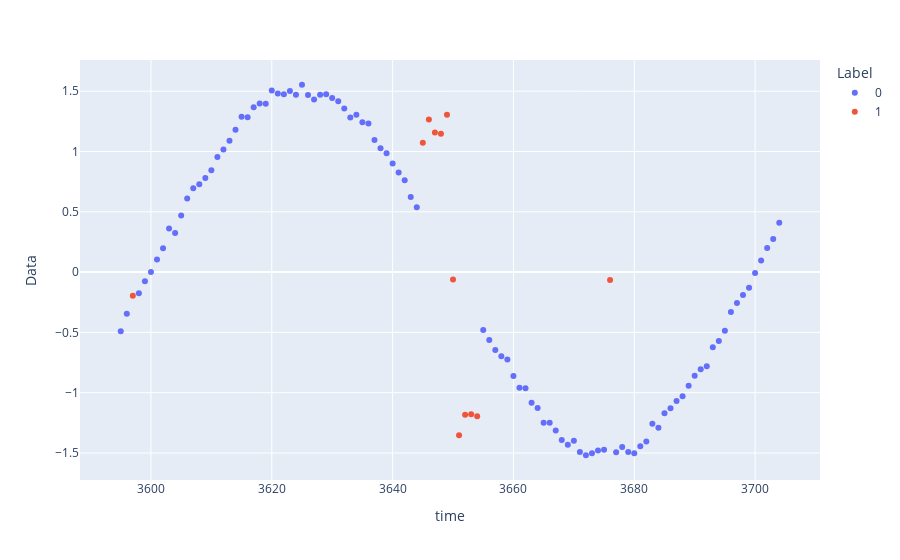

Notebook source saved alongside this figure:
### Code cell
window_size = 50
anomaly_group = 80

anomaly_index = df[df['anomaly_group'] == anomaly_group].index
df_to_plot = df.iloc[max(anomaly_index.start - window_size, 0):min(anomaly_index.stop+window_size
                                                                   , df.shape[0])].copy()
df_to_plot

df_to_plot['Label'] = df_to_plot['Label'].astype('category')
df_to_plot['time'] = df_to_plot.index
import plotly.express as px
px.scatter(df_to_plot, x="time", y="Data", color="Label")

### Figure 1 — Plotly figure (JSON) as saved in the notebook; plotly's stock layout.template omitted (floating-point values rounded to 4 significant figures)
{"data": [{"hovertemplate": "Label=0<br>time=%{x}<br>Data=%{y}<extra></extra>", "legendgroup": "0", "marker": {"color": "#636efa", "symbol": "circle"}, "mode": "markers", "name": "0", "orientation": "v", "showlegend": true, "type": "scatter", "x": [3595, 3596, 3598, 3599, 3600, 3601, 3602, 3603, 3604, 3605, 3606, 3607, 3608, 3609, 3610, 3611, 3612, 3613, 3614, 3615, 3616, 3617, 3618, 3619, 3620, 3621, 3622, 3623, 3624, 3625, 3626, 3627, 3628, 3629, 3630, 3631, 3632, 3633, 3634, 3635, 3636, 3637, 3638, 3639, 3640, 3641, 3642, 3643, 3644, 3655, 3656, 3657, 3658, 3659, 3660, 3661, 3662, 3663, 3664, 3665, 3666, 3667, 3668, 3669, 3670, 3671, 3672, 3673, 3674, 3675, 3677, 3678, 3679, 3680, 3681, 3682, 3683, 3684, 3685, 3686, 3687, 3688, 3689, 3690, 3691, 3692, 3693, 3694, 3695, 3696, 3697, 3698, 3699, 3700, 3701, 3702, 3703, 3704], "xaxis": "x", "y": [-0.4903, -0.3446, -0.1757, -0.07545, 0.001346, 0.1051, 0.1983, 0.3624, 0.3239, 0.4687, 0.6104, 0.6959, 0.7287, 0.7806, 0.8447, 0.9544, 1.017, 1.088, 1.18, 1.289, 1.283, 1.368, 1.399, 1.396, 1.506, 1.482, 1.476, 1.501, 1.47, 1.554, 1.468, 1.432, 1.471, 1.475, 1.443, 1.416, 1.357, 1.282, 1.304, 1.243, 1.232, 1.095, 1.027, 0.9851, 0.9001, 0.8268, 0.7626, 0.6223, 0.5369, -0.4799, -0.5621, -0.6458, -0.6968, -0.724, -0.862, -0.958, -0.9627, -1.083, -1.128, -1.249, -1.249, -1.314, -1.392, -1.432, -1.399, -1.492, -1.519, -1.502, -1.478, -1.473, -1.493, -1.451, -1.492, -1.502, -1.443, -1.404, -1.257, -1.29, -1.17, -1.129, -1.068, -1.03, -0.9423, -0.8587, -0.8048, -0.7812, -0.6224, -0.5722, -0.4866, -0.3317, -0.2556, -0.1907, -0.1291, -0.007318, 0.09575, 0.2006, 0.2735, 0.4099], "yaxis": "y"}, {"hovertemplate": "Label=1<br>time=%{x}<br>Data=%{y}<extra></extra>", "legendgroup": "1", "marker": {"color": "#EF553B", "symbol": "circle"}, "mode": "markers", "name": "1", "orientation": "v", "showlegend": true, "type": "scatter", "x": [3597, 3645, 3646, 3647, 3648, 3649, 3650, 3651, 3652, 3653, 3654, 3676], "xaxis": "x", "y": [-0.1952, 1.072, 1.265, 1.157, 1.147, 1.305, -0.0606, -1.353, -1.183, -1.178, -1.196, -0.06644], "yaxis": "y"}], "layout": {"legend": {"title": {"text": "Label"}, "tracegroupgap": 0}, "margin": {"t": 60}, "xaxis": {"anchor": "y", "domain": [0, 1], "title": {"text": "time"}}, "yaxis": {"anchor": "x", "domain": [0, 1], "title": {"text": "Data"}}}}
